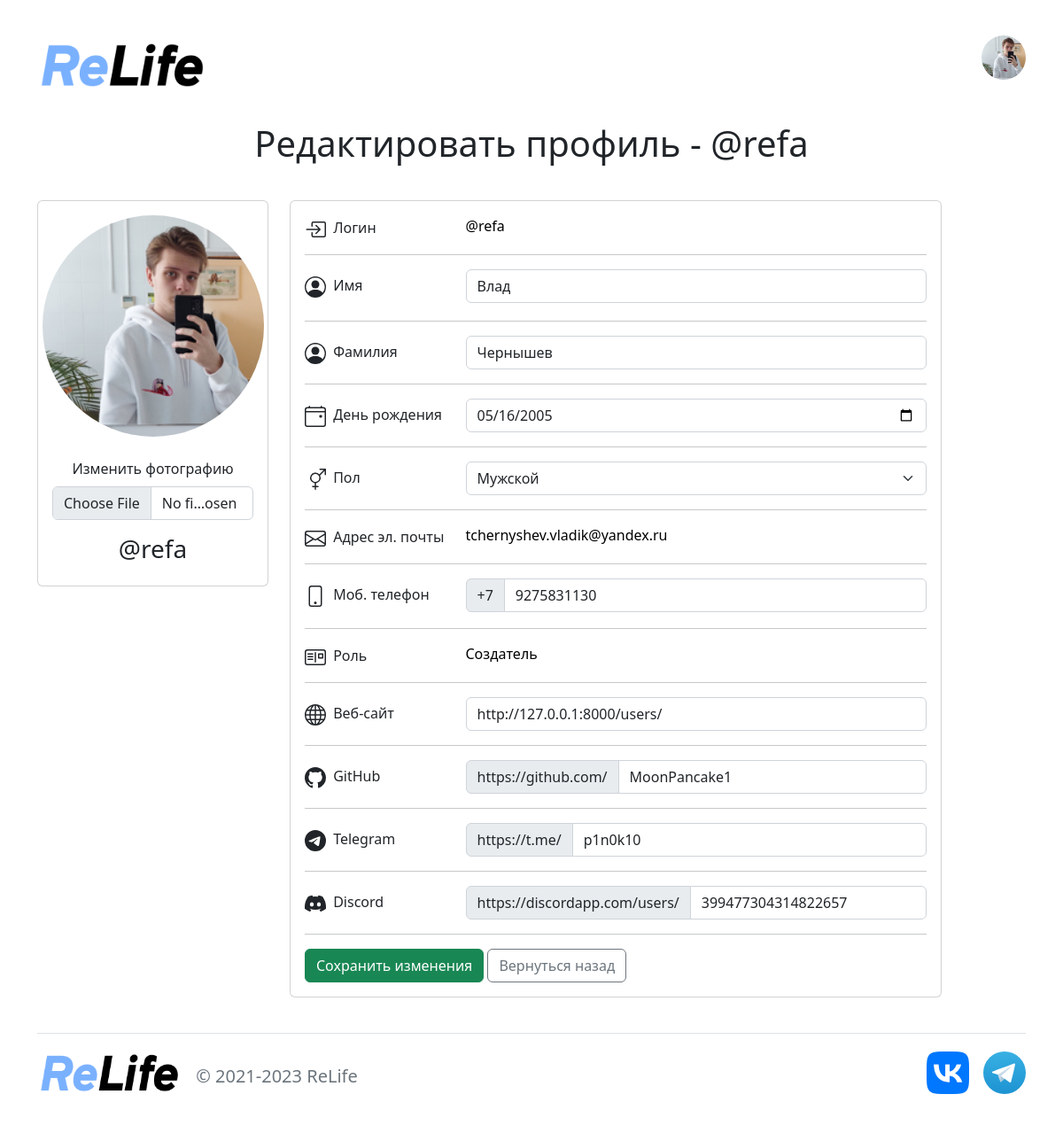
/account/edit (signed in), run on the app's committed database.
### users/models.py (models this page shows, shortened)
class User(AbstractUser):
    pass

class Account(models.Model):
    user = models.OneToOneField(User, null=True, blank=True, on_delete=models.CASCADE)
    first_name = models.CharField('Имя', null=True, blank=True, max_length=32)
    last_name = models.CharField('Фамилия', null=True, blank=True, max_length=32)
    birthday = models.DateField('День рождения', null=True, blank=True, )
    gender = models.CharField(
        'Пол пользователя',
        null=True,
        blank=True,
        max_length=7,
        choices=[
            ('Мужской', 'Мужской'),
            ('Женский', 'Женский')
        ]
    )
    phone = models.CharField('Номер моб. телефона', null=True, blank=True, max_length=10)
    role = models.CharField(
        'Роль пользователя',
        null=True,
        blank=True,
        max_length=25,
        choices=[
            ('Пользователь', 'Пользователь'),
            ('Спонсор', 'Спонсор'),
            ('Ангел', 'Ангел'),
            ('Создатель', 'Создатель'),
        ],
        default='Пользователь'
    )
    accept_ua_pp = models.BooleanField('Согласие со всеми правилами', null=True, blank=True, default=True)
    nick_in_credits = models.CharField('Ник для титров', null=True, blank=True, max_length=64)
    web_site = models.CharField('Веб-сайт', null=True, blank=True, max_length=64)
    github = models.CharField('GitHub', null=True, blank=True, max_length=64)
    telegram = models.CharField('Telegram', null=True, blank=True, max_length=64)
    discord = models.CharField('Discord', null=True, blank=True, max_length=64)
    ip_address = models.CharField('Ip', null=True, blank=True, default='ABC', max_length=64)
    img = models.ImageField('Аватар', null=True, blank=True, upload_to=path_and_rename,
                            default='img/avatar/standard_avatar.png')
    class Meta:
        verbose_name = 'Пользователь_доп'
        verbose_name_plural = 'Пользователи_доп'

### users/views.py (the view)
# urls.py: path('account/edit', views.edit_account, name='edit_account'),
def edit_account(request):
    user = request.user.account
    form = EditUserAccountForm(instance=user)
    if request.method == 'POST':
        form = EditUserAccountForm(request.POST, request.FILES, instance=user)
        if form.is_valid():
            form.save()
            return redirect('lk')
    context = {
        'form': form,
    }
    return render(request, 'users/account/account_edit.html', context)

### templates/users/account/account_edit.html (shortened to what this page needs)
{% extends 'users/base.html' %}
{% load static %}
{% block logo_for_page %}
<img src="{% static 'users/img/logo_site.jpg' %}" class="rounded bi me-5" alt="logo.svg" width='192' height='65.4'>
{% endblock %}
{% block content %}
<div class='text-center mb-2'>
    <h1>Редактировать профиль - @{{ user.username }}</h1><br>
</div>
<div class="container">
    <form method="POST" action="" enctype="multipart/form-data">
        <div class="main-body">
            <div class="row gutters-sm">
                <div class="col-md-3 mb-3">
                    <div class="card">
                        <div class="card-body">
                            <div class="d-flex flex-column align-items-center text-center">
                                {% if user.account.img %}
                                    <img src="/static/users/{{ user.account.img }}" alt="avatar - {{ user.username }}"
                                    class="bd-placeholder-img rounded-circle" width="250" height="250">
                                {% else %}
                                    <img src="/static/users/img/avatar/standard_avatar.png" alt="avatar - {{ user.username }}"
                                         class="bd-placeholder-img rounded-circle" width="250" height="250">
                                {% endif %}
                                <div class="mt-4">
                                    <div class="mb-3">
                                        <label for="formFile" class="form-label">Изменить фотографию</label>
                                        {{ form.img }}
                                    </div>
                                    <h3>@{{ user.username }}</h3>
                                </div>
                            </div>
                        </div>
                    </div>
                </div>
                <div class="col-md-8"><div class="card mb-3">
                    <div class="card-body">
                        <div class="row">
                            <div class="col-sm-3">
                                <h6 class="mb-0 mt-1">
                                    Логин
                                </h6>
                            </div>
                            <div class="col-sm-9 text-black">
                                @{{ user.username }}
                            </div>
                        </div>
                        <hr>
                        <div class="row">
                            <div class="col-sm-3">
                                <h6 class="mb-0 mt-2">
                                    Имя
                                </h6>
                            </div>
                            <div class="col-sm-9 text-black">
                                <div class="input-group mb-1">
                                    {{ form.first_name }}
                                </div>
                            </div>
                        </div>
                        <hr>
                        <div class="row">
                            <div class="col-sm-3">
                                <h6 class="mb-0 mt-2">
                                    Фамилия
                                </h6>
                            </div>
                            <div class="col-sm-9 text-black">
                                {{ form.last_name }}
                            </div>
                        </div>
                        <hr>
                        <div class="row">
                            <div class="col-sm-3">
                                <h6 class="mb-0 mt-2">
                                    День рождения
                                </h6>
                            </div>
                            <div class="col-sm-9 text-black">
                                {{ form.birthday }}
                            </div>
                        </div>
                        <hr>
                        <div class="row">
                            <div class="col-sm-3">
                                <h6 class="mb-0 mt-2">
                                    Пол
                                </h6>
                            </div>
                            <div class="col-sm-9 text-black">
                                {{ form.gender }}
                            </div>
                        </div>
                        <hr>
                        <div class="row">
                            <div class="col-sm-3">
                                <h6 class="mb-0 mt-1">
                                    Адрес эл. почты
                                </h6>
                            </div>
                            <div class="col-sm-9 text-black">
                                {{ user.email }}
                            </div>
                        </div>
                        <hr>
                        <div class="row">
                            <div class="col-sm-3">
                                <h6 class="mt-2">
                                    Моб. телефон
                                </h6>
                            </div>
                            <div class="col-sm-9 text-black">
                                <div class="input-group">
                                    <span class="input-group-text" id="basic-addon1">+7</span>
                                    {{ form.phone }}
                                </div>
                            </div>
                        </div>
                        <hr>
                        <div class="row">
                            <div class="col-sm-3">
                                <h6 class="mb-0 mt-1">
                                    Роль
                                </h6>
                            </div>
                            <div class="col-sm-9 text-secondary">
                                {% if user.account.role %}
                                <div class="col-sm-9 text-black">
                                    {{ user.account.role }}
                                </div>
                                {% else %}
                                <div class="col-sm-9 text-black">
                                    Пользователь
                                </div>
                                {% endif %}
                            </div>
                        </div><hr>
                        <div class="row">
                            <div class="col-lg">
                                <h6 class="mb-0 mt-2">
                                    Веб-сайт
                                </h6>
                            </div>
                            <div class="col-sm-9 text-black">
                                {{ form.web_site }}
                            </div>
                        </div><hr>
                        <div class="row">
                            <div class="col-sm-3">
                                <h6 class="mb-0 mt-2">
                                    GitHub
                                </h6>
                            </div>
                            <div class="col-sm-9 text-black">
                                <div class="input-group">
                                    <span class="input-group-text" id="basic-addon1">https://github.com/</span>
                                    {{ form.github }}
                                </div>
                            </div>
                        </div><hr>
                        <div class="row">
                            <div class="col-sm-3">
                                <h6 class="mb-0 mt-2">
                                    Telegram
                                </h6>
                            </div>
                            <div class="col-sm-9 text-black">
                                <div class="input-group">
                                    <span class="input-group-text" id="basic-addon1">https://t.me/</span>
                                    {{ form.telegram }}
                                </div>
                            </div>
                        </div><hr>
                        <div class="row">
                            <div class="col-sm-3">
                                <h6 class="mb-0 mt-2">
                                    Discord
                                </h6>
                            </div>
                            <div class="col-sm-9 text-black">
                                <div class="input-group">
                                    <span class="input-group-text" id="basic-addon1">https://discordapp.com/users/</span>
                                    {{ form.discord }}
                                </div>
                            </div>
                        </div><hr>
                        <input type="submit" value="Сохранить изменения" class="btn btn-success" name="_save">
                        <a class="btn btn-outline-secondary" href="{% url 'lk' %}">Вернуться назад</a>
                    </div>
                </div>
            </div>
        </div>
    </form>
</div>
{% endblock %}

### templates/users/base.html (shortened to what this page needs)
{% load static %}
<!doctype html>
<html lang="en">
<head>
    <link href="https://cdn.jsdelivr.net/npm/bootstrap@5.2.0/dist/css/bootstrap.min.css" rel="stylesheet">
    <link rel="stylesheet" href="{% static 'users/css/nav_menu.css' %}">
    <link rel="stylesheet" href="{% static 'users/css/base_link.css' %}">
</head>
<body>
    <aside>
        <header class="p-3 mb-3">
            <div class="container">
                <div class="d-flex flex-wrap align-items-center justify-content-between">
                    <a href="{% url 'home' %}" class="d-flex align-items-center mb-2 mb-lg-0 align-self-end">
                        {% block logo_for_page %}{% endblock %}
                    </a>
                    {% if user.is_authenticated %}
                        <div class="dropdown">
                            <a class="pe-0 ps-2" id="navbarDropdownUser" role="button" data-bs-toggle="dropdown"
                               aria-haspopup="true" aria-expanded="false">
                                <div class="avatar avatar-xl">
                                    {% if user.account.img %}
                                        <img class="rounded-circle mb-3" src="/static/users/{{ user.account.img }}" alt=""
                                             width="50" height="50">
                                    {% else %}
                                        <img src="/static/users/img/avatar/standard_avatar.png" alt="avatar - {{ user.username }}"
                                             class="mb-3 bd-placeholder-img rounded-circle" width="50" height="50">
                                    {% endif %}
                                </div>
                            </a>
                        </div>
                    {% endif %}
                </div>
            </div>
        </header>
    </aside>
    <main>
        {% block content %}
        {% endblock %}
    </main>
    <div class="container">
        <footer class="d-flex flex-wrap justify-content-between align-items-center py-3 my-4 border-top">
          <div class="col-md-4 d-flex align-items-center">
                <a href="{% url 'home' %}" class="mb-3 me-3 mb-md-0 text-muted text-decoration-none lh-1">
                    <img src="{% static 'users/img/logo_site.jpg' %}" class="bi" alt="logo.svg" width='163.2' height='55.59'>
                </a>
                <span class="h5 mt-3 text-muted">© 2021-2023 ReLife</span>
          </div>
          <ul class="nav col-md-4 justify-content-end list-unstyled d-flex">
            <li class="ms-3">
                <a class="text-muted" href="https://vk.com/vr1_r1">
                    <img src="{% static 'users/img/logo/VK_Compact_Logo.jpg' %}" class="bi" alt="logo.svg" width='48' height='48'>
                </a>
            </li>
            <li class="ms-3">
                <a class="text-muted" href="https://t.me/+VbuMNx8Dnsg0YWQ6">
                    <img src="{% static 'users/img/logo/Telegram_logo.svg' %}" class="bi" alt="logo.svg" width='48' height='48'>
                </a>
            </li>
          </ul>
        </footer>
      </div>
</body>
</html>

### data on the page
User: account.img (picture), username "refa", email "tchernyshev.vladik@yandex.ru", account.role "Создатель"
Account: first_name "Влад", last_name "Чернышев", birthday "05/16/2005", gender "Мужской", phone "9275831130", web_site "http://127.0.0.1:8000/users/", github "MoonPancake1", telegram "p1n0k10", discord "399477304314822657"
